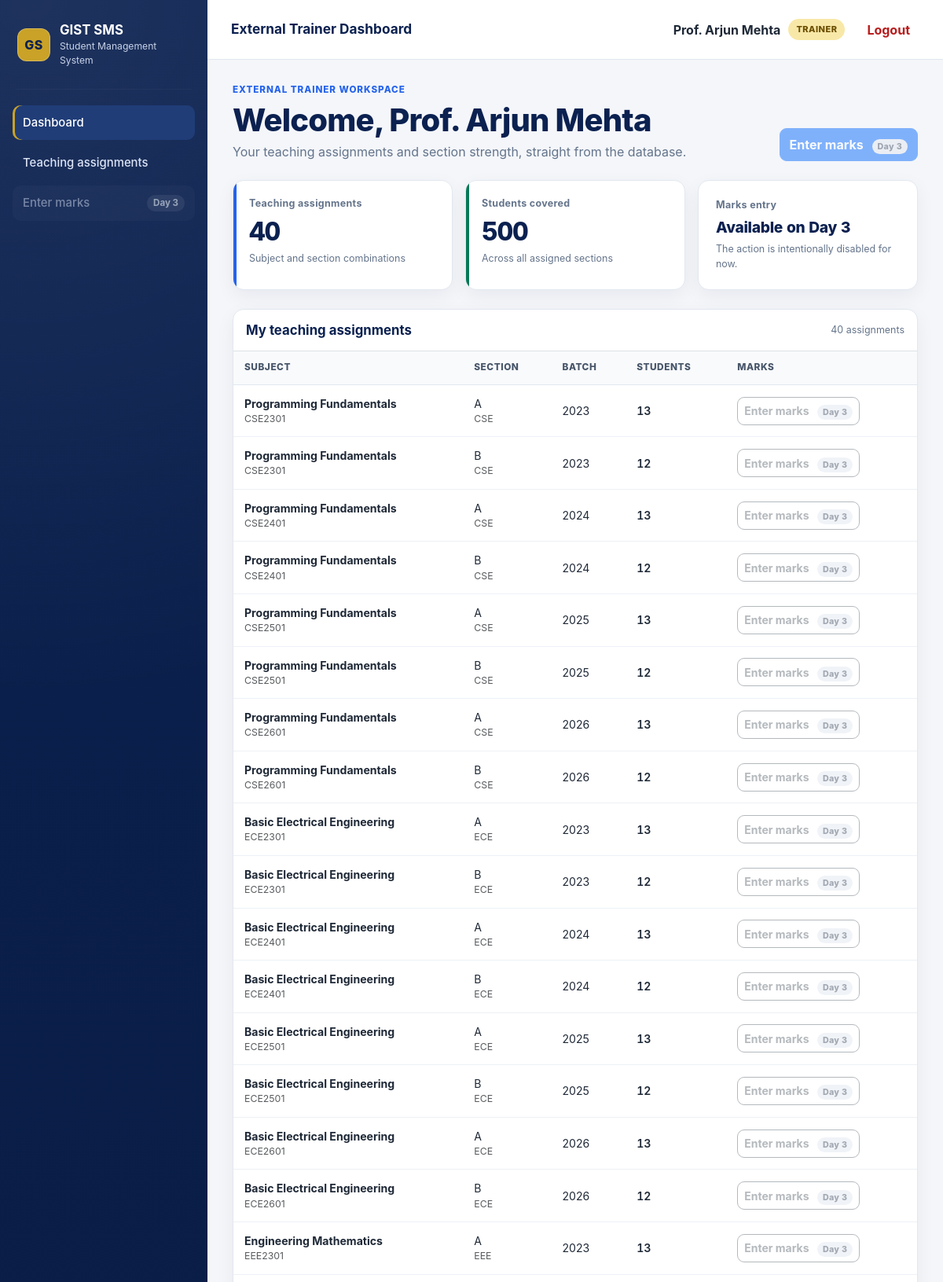
/trainer/ (signed in, upper part), run on the app's committed database.
### app/models/users.py (models this page shows)
class User(SQLModel, table=True):
    __tablename__ = "user"
    id: int | None = Field(default=None, primary_key=True)
    username: str = Field(
        unique=True,
        index=True,
        max_length=100
    )
    full_name: str = Field(max_length=150)
    email: str = Field(max_length=150)
    password_hash: str
    role: Role
    department_id: int | None = Field(
        default=None,
        foreign_key="department.id"
    )
    is_active: bool = Field(default=True)
    must_change_password: bool = Field(default=False)
    created_at: datetime = Field(
        default_factory=datetime.utcnow
    )

### app/models/aca.py (models this page shows)
class Subject(SQLModel, table=True):
    __tablename__ = "subject"
    id: int | None = Field(default=None, primary_key=True)
    code: str = Field(
        max_length=30,
        index=True
    )
    name: str = Field(max_length=150)
    department_id: int = Field(
        foreign_key="department.id"
    )
    year: int
    semester: int
    credits: int

class Section(SQLModel, table=True):
    __tablename__ = "section"
    __table_args__ = (
        CheckConstraint(
            "current_year BETWEEN 1 AND 4",
            name="check_section_year"
        ),
        CheckConstraint(
            "current_semester BETWEEN 1 AND 8",
            name="check_section_semester"
        ),
    )
    id: int | None = Field(default=None, primary_key=True)
    batch_id: int = Field(
        foreign_key="batch.id"
    )
    name: str = Field(max_length=5)
    current_year: int
    current_semester: int
    capacity: int = Field(default=60)

class Department(SQLModel, table=True):
    __tablename__ = "department"
    id: int | None = Field(default=None, primary_key=True)
    code: str = Field(
        unique=True,
        index=True,
        max_length=10
    )
    name: str = Field(max_length=100)
    intake: int = Field(default=120)
    hod_user_id: int | None = Field(
        default=None,
        foreign_key="user.id"
    )

class Batch(SQLModel, table=True):
    __tablename__ = "batch"
    __table_args__ = (
        CheckConstraint(
            "end_year = start_year + 4",
            name="check_batch_duration"
        ),
    )
    id: int | None = Field(default=None, primary_key=True)
    department_id: int = Field(
        foreign_key="department.id"
    )
    start_year: int
    end_year: int

### app/routers/trainer.py (the view)
@router.get("")
@router.get("/")
def trainer_dashboard(
    request: Request,
    session: Session = Depends(get_session),
    trainer: User = Depends(require_role(Role.trainer)),
):
    dashboard = trainer_dashboard_data(session, trainer)
    return request.app.state.templates.TemplateResponse(
        request=request,
        name="trainer/dashboard.html",
        context={
            "title": "External Trainer Dashboard",
            "app_name": settings.APP_NAME,
            "current_user": trainer,
            "menu_links": build_role_menu("trainer", "dashboard"),
            "dashboard": dashboard,
        },
    )

### app/templates/trainer/dashboard.html
{% extends "base.html" %}
{% block content %}
<div class="page-intro">
    <div>
        <span class="eyebrow">External trainer workspace</span>
        <h1>Welcome, {{ current_user.full_name }}</h1>
        <p>Your teaching assignments and section strength, straight from the database.</p>
    </div>
    <button class="btn btn-primary" type="button" disabled aria-disabled="true">
        Enter marks
        <span class="day-button-label">Day 3</span>
    </button>
</div>
<div class="row g-3 mb-4">
    <div class="col-6 col-xl-4">
        <div class="kpi-card h-100">
            <div class="kpi-label">Teaching assignments</div>
            <div class="kpi-number">{{ dashboard.assignment_count }}</div>
            <div class="kpi-caption">Subject and section combinations</div>
        </div>
    </div>
    <div class="col-6 col-xl-4">
        <div class="kpi-card h-100 kpi-success">
            <div class="kpi-label">Students covered</div>
            <div class="kpi-number">{{ dashboard.total_students }}</div>
            <div class="kpi-caption">Across all assigned sections</div>
        </div>
    </div>
    <div class="col-12 col-xl-4">
        <div class="custom-card h-100">
            <div class="kpi-label">Marks entry</div>
            <div class="kpi-number is-text">Available on Day 3</div>
            <div class="kpi-caption">The action is intentionally disabled for now.</div>
        </div>
    </div>
</div>
<div class="custom-card p-0">
    <div class="section-heading-row p-3 mb-0 border-bottom">
        <h2 class="section-heading">My teaching assignments</h2>
        <span class="kpi-caption mt-0">{{ dashboard.assignment_count }} assignments</span>
    </div>
    <div class="data-table-wrap">
        <table class="data-table">
            <thead>
                <tr>
                    <th scope="col">Subject</th>
                    <th scope="col">Section</th>
                    <th scope="col">Batch</th>
                    <th scope="col">Students</th>
                    <th scope="col">Marks</th>
                </tr>
            </thead>
            <tbody>
                {% for row in dashboard.assignments %}
                    <tr>
                        <td>
                            <strong>{{ row.subject.name if row.subject else 'Unassigned subject' }}</strong>
                            <span class="d-block text-muted small">{{ row.subject.code if row.subject else '—' }}</span>
                        </td>
                        <td>
                            {{ row.section.name if row.section else '—' }}
                            {% if row.department %}
                                <span class="d-block text-muted small">{{ row.department.code }}</span>
                            {% endif %}
                        </td>
                        <td>{{ row.batch.start_year if row.batch else '—' }}</td>
                        <td class="numeric fw-semibold">{{ row.student_count }}</td>
                        <td>
                            <button class="btn btn-sm btn-outline-secondary"
                                    type="button"
                                    disabled
                                    aria-disabled="true">
                                Enter marks
                                <span class="day-button-label">Day 3</span>
                            </button>
                        </td>
                    </tr>
                {% else %}
                    <tr>
                        <td colspan="5" class="table-empty">No teaching assignments are available.</td>
                    </tr>
                {% endfor %}
            </tbody>
        </table>
    </div>
</div>
{% endblock %}

### app/templates/base.html (shortened to what this page needs)
<!DOCTYPE html>
<html lang="en">
<head>
    <link href="https://cdn.jsdelivr.net/npm/bootstrap@5.3.3/dist/css/bootstrap.min.css"
          rel="stylesheet">
    <link href="{{ url_for('static', path='/css/app.css') }}"
          rel="stylesheet">
</head>
<body class="dashboard-body">
<div class="dashboard-wrapper">
    <aside class="sidebar offcanvas-lg offcanvas-start"
           tabindex="-1"
           id="roleSidebar"
           aria-label="Role navigation">
        <div class="sidebar-brand">
            <span class="brand-mark" aria-hidden="true">GS</span>
            <div>
                <h4>{{ app_name | default("GIST SMS") }}</h4>
                <small>Student Management System</small>
            </div>
        </div>
        <hr class="sidebar-divider">
        <nav class="sidebar-menu" aria-label="Dashboard menu">
            {% for item in menu_links | default([]) %}
                {% set is_active = item.active if item.active is defined else (request.url.path == item.url) %}
                {% if item.disabled | default(false) %}
                    <span class="sidebar-link is-disabled"
                          role="link"
                          aria-disabled="true">
                        <span class="sidebar-label">{{ item.label }}</span>
                        {% if item.day_label | default('') %}
                            <span class="menu-day">{{ item.day_label }}</span>
                        {% endif %}
                    </span>
                {% else %}
                    <a href="{{ item.url }}"
                       class="sidebar-link {% if is_active %}active{% endif %}"
                       {% if is_active %}aria-current="page"{% endif %}>
                        <span class="sidebar-label">{{ item.label }}</span>
                    </a>
                {% endif %}
            {% endfor %}
        </nav>
    </aside>
    <main class="main-content" id="main-content" tabindex="-1">
        <header class="topbar">
            <div class="topbar-title">
                <div>
                    <h5 class="page-heading">{{ title | default("Dashboard") }}</h5>
                </div>
            </div>
            {% set display_name = current_user.full_name if current_user is defined and current_user.full_name is defined else (current_user.name if current_user is defined and current_user.name is defined else "User") %}
            {% set role_label = current_user.role.value if current_user is defined and current_user.role is defined and current_user.role.value is defined else (current_user.role if current_user is defined and current_user.role is defined else "Guest") %}
            <div class="user-info">
                <div class="user-copy">
                    <span class="user-name">{{ display_name }}</span>
                    <span class="role-badge">{{ role_label | replace("_", " ") | title }}</span>
                </div>
                <a href="/logout" class="logout-link">Logout</a>
            </div>
        </header>
        <section class="content-area">
            {% block content %}{% endblock %}
        </section>
    </main>
</div>
</body>
</html>

### data on the page
User: full_name "Prof. Arjun Mehta", role "TRAINER"
Subject: subject "Programming Fundamentals" "Programming Fundamentals", subject "CSE2301" "CSE2301"
Section: section "A"
Department: department.code "CSE" "CSE" "CSE" "CSE" "CSE" "CSE" "CSE" "CSE"
Batch: batch "2023" "2023"
Section: section "B"
Subject: subject "Programming Fundamentals" "Programming Fundamentals", subject "CSE2401" "CSE2401"
Section: section "A"
Batch: batch "2024" "2024"
Section: section "B"
Subject: subject "Programming Fundamentals" "Programming Fundamentals", subject "CSE2501" "CSE2501"
Section: section "A"
Batch: batch "2025" "2025"
Section: section "B"
Subject: subject "Programming Fundamentals" "Programming Fundamentals", subject "CSE2601" "CSE2601"
Section: section "A"
Batch: batch "2026" "2026"
Section: section "B"
Subject: subject "Basic Electrical Engineering" "Basic Electrical Engineering", subject "ECE2301" "ECE2301"
Section: section "A"
Department: department.code "ECE" "ECE" "ECE" "ECE" "ECE" "ECE" "ECE" "ECE"
Batch: batch "2023" "2023"
Section: section "B"
Subject: subject "Basic Electrical Engineering" "Basic Electrical Engineering", subject "ECE2401" "ECE2401"
Section: section "A"
Batch: batch "2024" "2024"
Section: section "B"
Subject: subject "Basic Electrical Engineering" "Basic Electrical Engineering", subject "ECE2501" "ECE2501"
Section: section "A"
Batch: batch "2025" "2025"
Section: section "B"
Subject: subject "Basic Electrical Engineering" "Basic Electrical Engineering", subject "ECE2601" "ECE2601"
Section: section "A"
Batch: batch "2026" "2026"
Section: section "B"
Subject: subject "Engineering Mathematics", subject "EEE2301"
Section: section "A"
Department: department.code "EEE"
Batch: batch "2023"

### other printed values
{{ app_name | default("GIST SMS") }} "GIST SMS"
{{ item.label }} "Dashboard" "Teaching assignments"
{{ item.label }} "Enter marks"
{{ item.day_label }} "Day 3"
{{ title | default("Dashboard") }} "External Trainer Dashboard"
{{ dashboard.assignment_count }} "40"
{{ dashboard.total_students }} "500"
{{ row.student_count }} "13" "12" "13" "12" "13" "12" "13" "12" "13" "12" "13" "12" "13" "12" "13" "12" "13"
